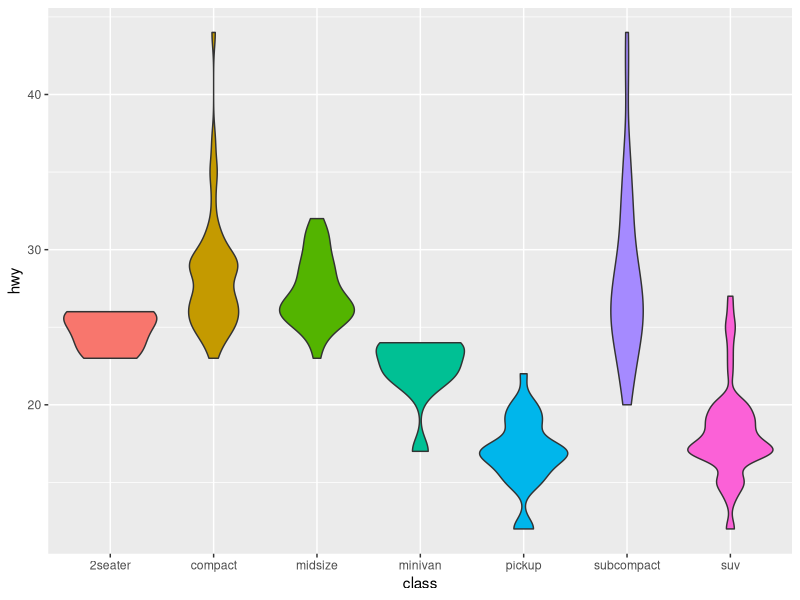

Write the R code that produced this figure.
## ---- chunk 1
knitr::opts_chunk$set(echo = TRUE)
library(tidyverse)
library(readr)
library(rmarkdown)
## ---- chunk 2
mpg
## ---- chunk 3
p <- mpg %>%
  ggplot( aes(x=class, y=hwy, fill=class)) +
  geom_violin() +
  theme(legend.position="none")

p
## ---- chunk 4
excel_rand <- read_csv("excel_rand.csv")
excel_rand
## ---- chunk 5
table(excel_rand)

binom.test(5028, 10000)$p.value
## ---- chunk 6
x2 <- c(5028, 4972)

chisq.test(x2)

chisq.test(x2, simulate.p.value = TRUE, B = 10000)
